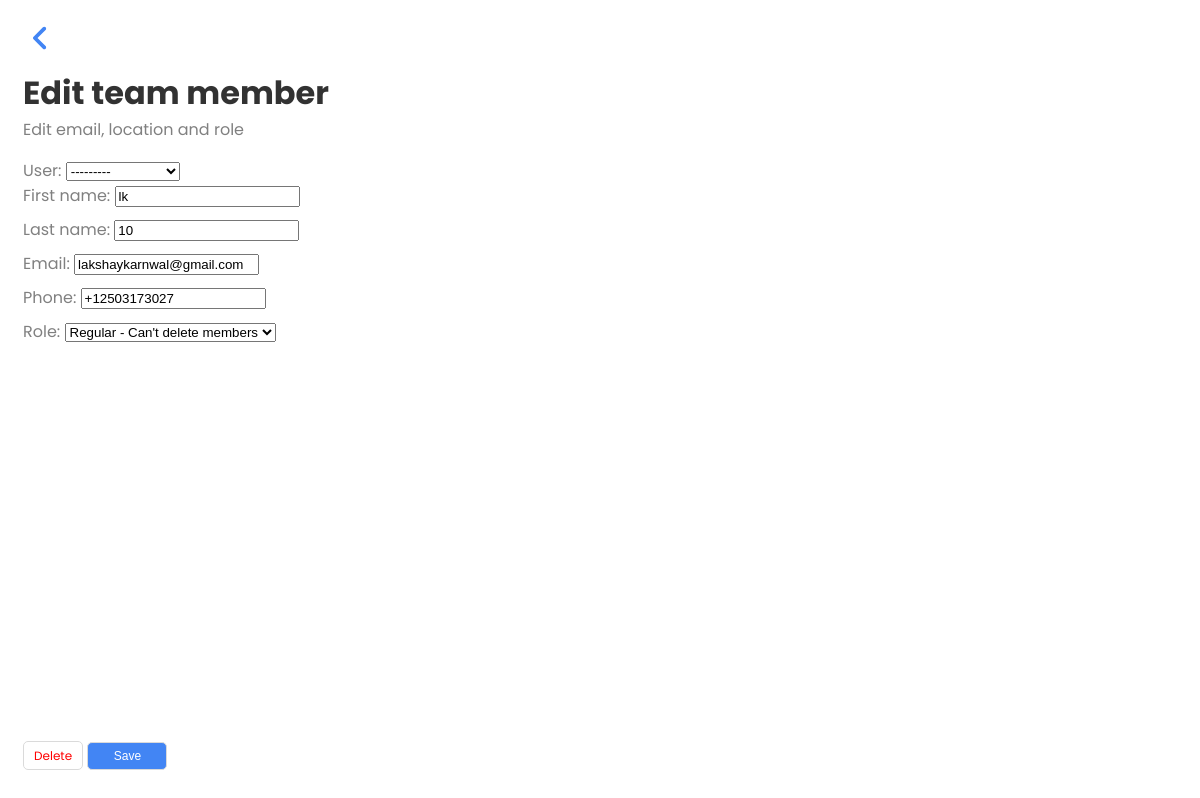
The page /member-update/4/ on the database its author committed.
### base/models.py (models this page shows, shortened)
class Member(models.Model):
    user = models.ForeignKey(
        User, on_delete=models.CASCADE, null=True, blank=True)
    first_name = models.CharField(
        max_length=200, null=False, default='')
    last_name = models.CharField(
        max_length=200, null=False, default='')
    email = models.EmailField(
        max_length=70, null=True, blank=True, unique=True)
    phone = PhoneNumberField(default='')
    Reg = 'Regular'
    Admin = 'Admin'
    Role_options = (
        (Reg, "Regular - Can't delete members"),
        (Admin, "Admin - Can delete memebers")
    )
    role = models.CharField(max_length=10, choices=Role_options, default=Reg)

### base/views.py (the view)
# urls.py: path('member-update/<int:pk>/', MemberUpdate.as_view(), name='member-update'),
class MemberUpdate(UpdateView):
    model = Member
    fields = '__all__'
    success_url = reverse_lazy('members')

### base/templates/base/member_form.html (shortened to what this page needs)
{% extends 'base/main.html' %}
{% block content %}
<a class="back_icon" href="{% url 'members' %}">
</a>
{% if request.resolver_match.url_name == 'member-create' %}
<h3 class="heading">Add a team member</h3>
<p class="subheading">Set email, location and role</p>
{% else %}
<h3 class="heading">Edit team member</h3>
<p class="subheading">Edit email, location and role</p>
{% endif %}
{% if request.resolver_match.url_name == 'member-update' %}
<div class="form_container">
    <form method="POST" action="">
        {{form.as_p}}
        <div class="button_container">
            <a class="button delete_button" href="{% url 'member-delete' member.id %}">Delete</a>
            <input class="button save_button" type="submit" value="Save">
        </div>
    </form>
</div>
{% endif %}
{% endblock content %}

### base/static/style.css (style rules this page uses)
@media screen and (min-width: 960px) { body { width: 40%; } }
body { background-color: white; font-family: 'Montserrat', sans-serif; font-family: 'Poppins', sans-serif; box-sizing: border-box; color: grey; padding: 5px 15px 5px 15px; }
p { margin-bottom: 0px; margin-top: 0px; }
a, a:focus, a:active { text-decoration: none; color: inherit; }
.back_icon { display: flex; margin-right: auto; padding: 10px; }
.heading { font-size: 2em; margin-bottom: 0px; margin-top: 0.2em; color: black; opacity: 80%; width: fit-content; }
.subheading { font-size: 1em; margin-bottom: 1em; color: grey; }
.button { color: white; background: #4285F4; border: 1px #DADADA solid; padding: 5px 10px; border-radius: 5px; font-size: 9pt; outline: none; height: 28px; width: 80px; }
.button_container { margin-bottom: 20px; position: fixed; bottom: 0; }
input, label { margin-bottom: 10px; }
.save_button { margin-right: 20px; }
.delete_button { color: red; background: white; height: 28px; width: 80px; }

### rows shown on the page
Member: user "---------", first_name "lk", last_name "10", email "lakshaykarnwal@gmail.com", phone "+12503173027", role "Regular - Can't delete members"
